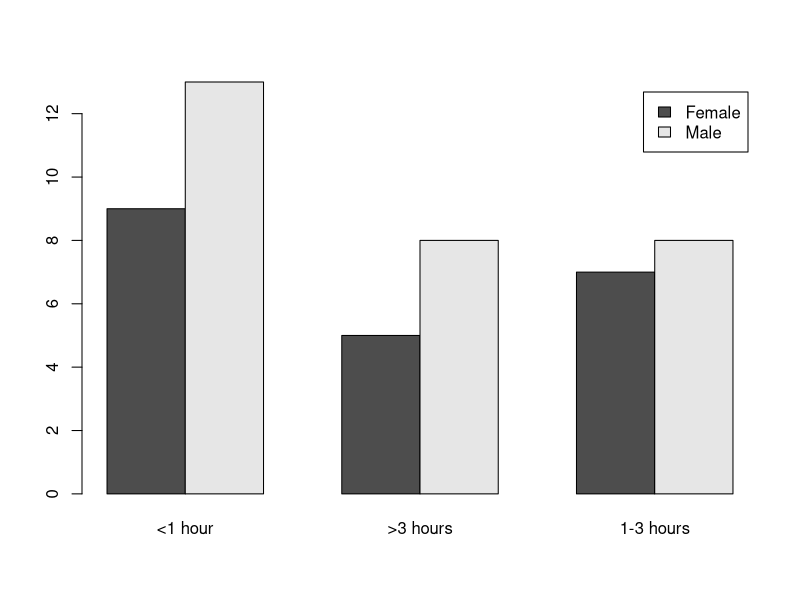

Generate this figure with R:
#Test the effect of Gender on Internet use
data = read.csv("Telemedicine_extract.csv")
names(data)

#######  Run The Test ################
chisq.test(data$Gender, data$InternetUse)
#####################################################

###########  TEST SUMMARY #############
#p-value =  0.8996
#we cannot reject null hypothesis: 
#we do not have evidence that internet use is effected by gender
##################################################################


##############  Produce a bar Plot    #################3
a = table(data$Gender, data$InternetUse)
barplot(a, beside=T, legend=T)
########################################################

